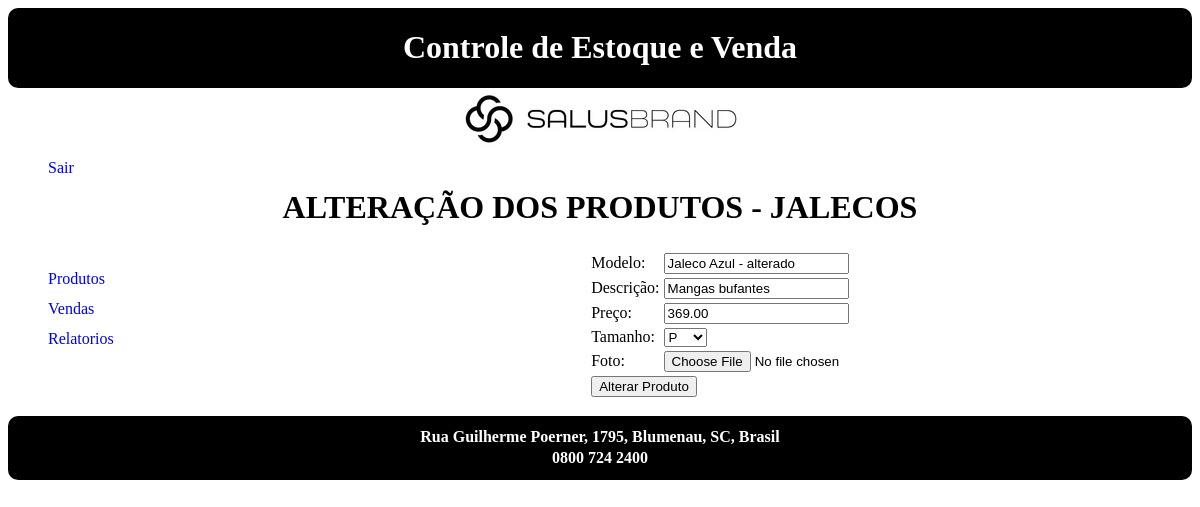
The page /altera_produtos.php?cod_jaleco=1 on the database its author committed.
### tables this page shows
CREATE TABLE `jalecos` (
  `COD_JALECO` int(11) NOT NULL,
  `MODELO_JALECO` varchar(45) NOT NULL,
  `DESCRICAO_JALECO` varchar(300) NOT NULL,
  `TAMANHO_JALECO` varchar(45) NOT NULL,
  `PRECO_JALECO` varchar(45) NOT NULL,
  `FOTO_JALECO` varchar(45) NOT NULL,
  `FILA_COMP_JALECO` varchar(10) NOT NULL DEFAULT 'Sim',
  `VENDAS_COD_VENDA` int(11) DEFAULT NULL
);

### altera_produtos.php (the view, shortened to what this page needs)
<html>
	<head>
		<link rel="stylesheet" type="text/css" href="css/layout.css">
		<link rel="stylesheet" type="text/css" href="css/menu.css">
	</head>
	<body>
		<div id ="cabecalho">
			<div id = "topo">
				<h1> Controle de Estoque e Venda </h1>
			</div>
			<div id="logo">
				<img src="imagem/logo.jpg">
			</div>
			<div id="menu_sair">
				<ul><a href="logout.php" class="active">Sair</a></ul>
			</div>
		</div>
		<div id="conteudo_especifico">
			<div id="titulo">
				<h1> ALTERAÇÃO DOS PRODUTOS - JALECOS </h1>
			</div>
			<div class="alinhar">
				<div id="menu_esquerda">
					<?php
						include "menu_local.php";
					?>
				</div>
				<div id="menu_direita">
					<?php
						$conectar = mysqli_connect ("localhost", "root", "", "banco_de_dados");
						$cod_jaleco = $_GET["cod_jaleco"];
						$sql_pesquisa = "SELECT cod_jaleco, modelo_jaleco, descricao_jaleco, tamanho_jaleco, preco_jaleco, foto_jaleco
											  FROM jalecos
											  WHERE cod_jaleco = '$cod_jaleco'";
						$resultado_pesquisa = mysqli_query ($conectar, $sql_pesquisa);
						$registro = mysqli_fetch_row($resultado_pesquisa);
					?>
					<form method="post" action="processa_altera_produtos.php" enctype="multipart/form-data">
						<table class="centralizar">
							<tr>
								<tr>
									<td> Modelo: </td>
									<td> <input type="text" name="modelo" required value="<?php echo "$registro[1]"; ?>" > </td>
								</tr>
								<tr>
									<td> Descrição: </td>
									<td> <input type="text" name="descricao" required value="<?php echo "$registro[2]"; ?>" > </td>
								</tr>
								<tr>
									<td> Preço: </td>
									<td> <input type="text" name="preco" required value="<?php echo "$registro[4]"; ?>" > </td>
								</tr>
								<tr>
									<td> Tamanho: </td>
									<td>
										<select name="tamanho">
											<option value="P">
												?> P
											</option>
										</select>
									</td>
								</tr>
								<tr>
									<td> Foto: </td>
									<td> <input name="foto" type="file"/> </td>
								</tr>
							<tr>
								<td colspan="5">
									<p> <input type="submit" value="Alterar Produto"> </p>
								</td>
							</tr>
						</table>
					</form>
				</div>
			</div>
		</div>
		<div id="rodape">
			<h4> Rua Guilherme Poerner, 1795, Blumenau, SC, Brasil </h4>
			<h4> 0800 724 2400 </h4>
		</div>
	</body>
</html>

### css/layout.css (style rules this page uses)
#cabecalho { display: block; }
#topo { background-color: black; color: white; border-radius: 10px; padding: 0.05px; justify-content: center; text-align: center; display: block; align-items: center; }
#logo { padding: 4px; justify-content: center; text-align: center; display: block; align-items: center; }
#titulo { text-align: center; }
#rodape { display: block; justify-content: center; text-align: center; background-color: black; color: white; border-radius: 10px; padding: 0.05px; line-height: 0px; }

### css/menu.css (style rules this page uses)
#menu_sair { line-height: 0px; justify-content: right; text-align: rigth; align-items: rigth; }
#menu_esquerda { line-height: 30px; justify-content: right; text-align: rigth; align-items: rigth; width: 49%; }
#menu_direita { line-height: 30px; justify-content: left; text-align: left; align-items: left; width: 50%; }
.alinhar { display: flex; }

### altera_produtos.php (style rules this page uses)
a { text-decoration: none; }

### rows shown on the page
jalecos: modelo "Jaleco Azul - alterado", descricao "Mangas bufantes", preco "369.00"
